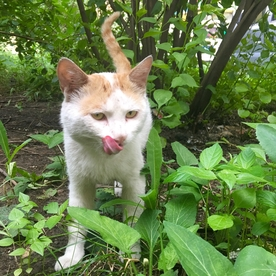
#> input picture chapter7/cat.jpg, 276 x 276 px
$ jupyter execute Histogram.ipynb
#> lines starting #> are read from the running program, lines starting #| are printed output that depends on the picture
[cell 1]
import cv2
import numpy as np
from matplotlib import pyplot as plt

[cell 2]
cat = cv2.imread('cat.jpg',0)
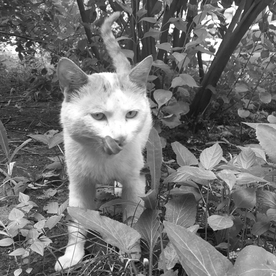
#> cat: shape (276, 276); min 4, max 255, mean 113.2
plt.imshow(cat,cmap='gray')
plt.show()

[cell 3]
plt.hist(cat.ravel(),256,[0,256]);
plt.show()
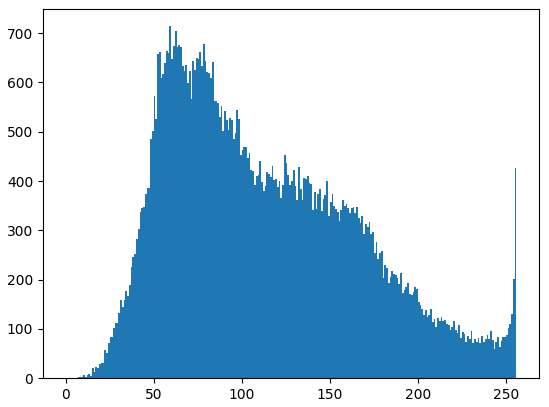
#> figure drawn by matplotlib, 1 panel; tallest bar 714 high, from x = 59 to 60

[cell 4]
cat = cv2.imread('cat.jpg')
#> cat is the input picture: shape (276, 276, 3); mean B, G, R 74.9, 125.6, 103.5
color = ('b','g','r')
for i,col in enumerate(color):
    histr = cv2.calcHist([cat],[i],None,[256],[0,256])
    plt.plot(histr,color = col)
    plt.xlim([0,256])
plt.show()
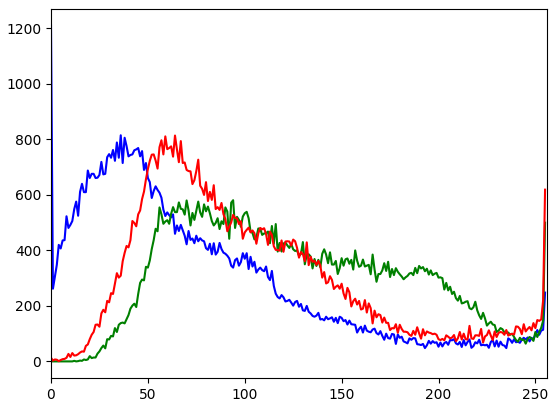
#> figure drawn by matplotlib, 1 panel; curve peaks at x = 0, y = 1211; curve peaks at x = 94, y = 581; curve peaks at x = 64, y = 814

[cell 5]
cat = cv2.imread('cat.jpg',0)
equ = cv2.equalizeHist(cat)
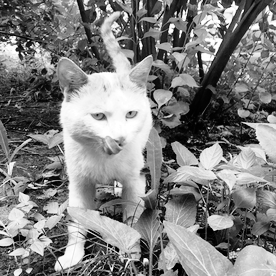
#> equ: shape (276, 276); min 0, max 255, mean 128.2
res = np.hstack((cat,equ))
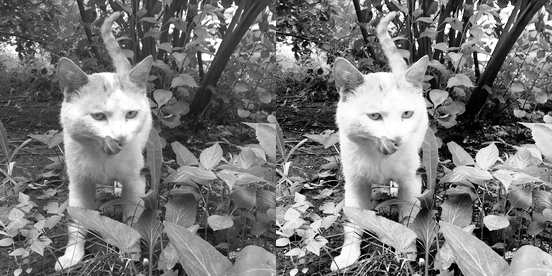
#> res: shape (276, 552); min 0, max 255, mean 120.7
plt.imshow(res,cmap='gray')
plt.show()
